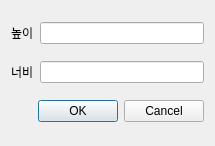
<?xml version="1.0" encoding="UTF-8"?>
<ui version="4.0">
 <class>D_image_size</class>
 <widget class="QDialog" name="D_image_size">
  <property name="geometry">
   <rect>
    <x>0</x>
    <y>0</y>
    <width>215</width>
    <height>146</height>
   </rect>
  </property>
  <property name="windowTitle">
   <string>Dialog</string>
  </property>
  <layout class="QGridLayout" name="gridLayout">
   <item row="0" column="0">
    <widget class="QLabel" name="label">
     <property name="text">
      <string>높이</string>
     </property>
    </widget>
   </item>
   <item row="0" column="1">
    <widget class="QLineEdit" name="LE_height">
     <property name="layoutDirection">
      <enum>Qt::LeftToRight</enum>
     </property>
     <property name="inputMask">
      <string>9999</string>
     </property>
    </widget>
   </item>
   <item row="1" column="0">
    <widget class="QLabel" name="label_2">
     <property name="text">
      <string>너비</string>
     </property>
    </widget>
   </item>
   <item row="1" column="1">
    <widget class="QLineEdit" name="LE_width">
     <property name="inputMask">
      <string>9999</string>
     </property>
    </widget>
   </item>
   <item row="2" column="0" colspan="2">
    <widget class="QDialogButtonBox" name="buttonBox">
     <property name="orientation">
      <enum>Qt::Horizontal</enum>
     </property>
     <property name="standardButtons">
      <set>QDialogButtonBox::Cancel|QDialogButtonBox::Ok</set>
     </property>
    </widget>
   </item>
  </layout>
 </widget>
 <resources/>
 <connections>
  <connection>
   <sender>buttonBox</sender>
   <signal>accepted()</signal>
   <receiver>D_image_size</receiver>
   <slot>accept()</slot>
   <hints>
    <hint type="sourcelabel">
     <x>248</x>
     <y>254</y>
    </hint>
    <hint type="destinationlabel">
     <x>157</x>
     <y>274</y>
    </hint>
   </hints>
  </connection>
  <connection>
   <sender>buttonBox</sender>
   <signal>rejected()</signal>
   <receiver>D_image_size</receiver>
   <slot>reject()</slot>
   <hints>
    <hint type="sourcelabel">
     <x>316</x>
     <y>260</y>
    </hint>
    <hint type="destinationlabel">
     <x>286</x>
     <y>274</y>
    </hint>
   </hints>
  </connection>
 </connections>
</ui>
